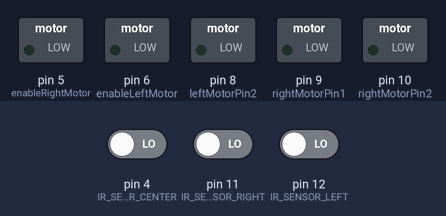
The sketch below on a simulated Arduino Uno, built for the host (arithmetic inside an expression is 32-bit, double 64-bit). Parts: switched loads named in the sketch (green lamp = pin HIGH). Inputs (shaded band) come from the test bench; at power-on: pin 4 (IR_SENSOR_CENTER) LOW, pin 11 (IR_SENSOR_RIGHT) LOW, pin 12 (IR_SENSOR_LEFT) LOW.

Above: at 1.2 s.
1.3 s: pin 4 (IR_SENSOR_CENTER) driven HIGH
At 1.7 s:
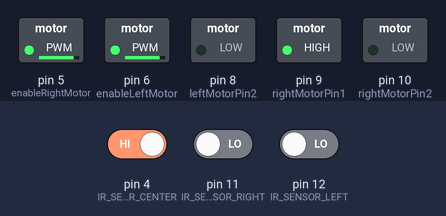
2.8 s: pin 11 (IR_SENSOR_RIGHT) driven HIGH
At 4.0 s:
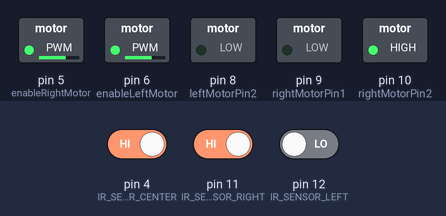
4.3 s: pin 11 (IR_SENSOR_RIGHT) driven LOW
At 5.3 s:
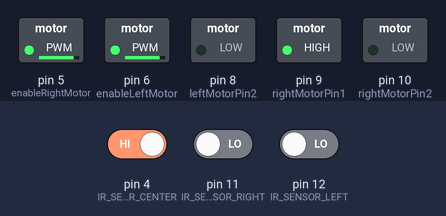
5.9 s: pin 12 (IR_SENSOR_LEFT) driven HIGH
At 6.4 s:
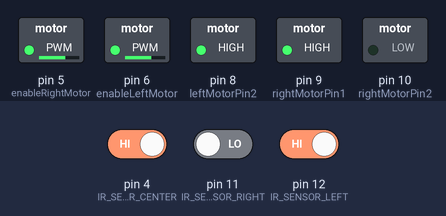
7.4 s: pin 12 (IR_SENSOR_LEFT) driven LOW
At 8.8 s:
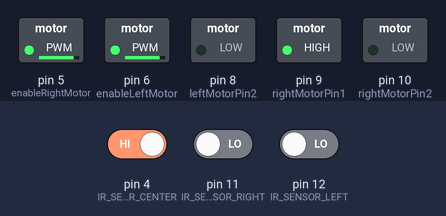
Timing chart, 0 to 10.0 s (numbered marks = the images above; inputs shaded):
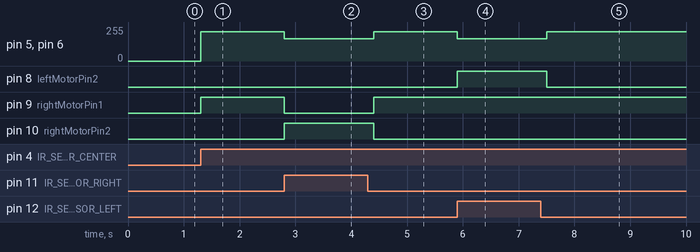

Measured:
- after the input at 1.3 s, pin 5 (enableRightMotor), pin 6 (enableLeftMotor): 0/255 → 220/255 at once; pin 9 (rightMotorPin1): LOW → HIGH at once
- after the input at 2.8 s, pin 5 (enableRightMotor), pin 6 (enableLeftMotor): 220/255 → 168/255 at once; pin 9 (rightMotorPin1): HIGH → LOW at once; pin 10 (rightMotorPin2): LOW → HIGH at once
- after the input at 4.3 s, pin 5 (enableRightMotor), pin 6 (enableLeftMotor): 168/255 → 220/255 after 0.10 s; pin 9 (rightMotorPin1): LOW → HIGH after 0.10 s; pin 10 (rightMotorPin2): HIGH → LOW after 0.10 s
- after the input at 5.9 s, pin 5 (enableRightMotor), pin 6 (enableLeftMotor): 220/255 → 166/255 at once; pin 8 (leftMotorPin2): LOW → HIGH at once
- after the input at 7.4 s, pin 5 (enableRightMotor), pin 6 (enableLeftMotor): 166/255 → 220/255 after 0.10 s; pin 8 (leftMotorPin2): HIGH → LOW after 0.10 s

The sketch:

Line_Follower_PID.ino
```cpp
#define F_CPU 16000000UL  // Set to 16 MHz

#define IR_SENSOR_RIGHT 11
#define IR_SENSOR_LEFT 12
#define IR_SENSOR_CENTER 4
#define LOW_MOTOR_SPEED 190
#define BASE_MOTOR_SPEED 220

//Right motor
int enableRightMotor=5;
int rightMotorPin1=9;
int rightMotorPin2=10;

//Left motor
int enableLeftMotor=6;
int leftMotorPin1=7;
int leftMotorPin2=8;

float Kp=50;
float Ki=0.5;
float Kd=10;
int lastError = 0;
float integral = 0;

int L2 = 0;
int L3 = 0;
int L4 = 0;
int L5 = 0;
int R2 = 0;
int R3 = 0;
int R4 = 0;
int R5 = 0;
int errorcount=0;
int maxcount=3;
int maxtime=500;
unsigned long lasterrortime = 0;

void setup()
{
  //The problem with TT gear motors is that, at very low pwm value it does not even rotate.
  //If we increase the PWM value then it rotates faster and our robot is not controlled in that speed and goes out of line.
  //For that we need to increase the frequency of analogWrite.
  //Below line is important to change the frequency of PWM signal on pin D5 and D6
  //Because of this, motor runs in controlled manner (lower speed) at high PWM value.
  //This sets frequecny as 7812.5 hz.
  TCCR0B = TCCR0B & B11111000 | B00000001; // Set prescaler to 8

  // new lines from here


  TCCR0A = (1 << WGM00) | (1 << WGM01) | (1 << COM0A1); // Fast PWM, clear OC0A on compare match

  // Configure Timer 1 for CTC mode
  TCCR1A = 0; // Normal operation
  TCCR1B = (1 << WGM12) | (1 << CS12); // CTC mode, prescaler = 256

  // Set compare match value for 1-second interval
  OCR1A = 625; // (16MHz / 256) = 625 counts for 1 second

  // Enable Timer 1 Compare Match A interrupt
  TIMSK1 |= (1 << OCIE1A);


  DDRB |= (1 << PD7);  // Set pin 5 as output
  DDRB |= (1 << PD6);  // Set pin 6 as output
  DDRB |= (1 << PD7);  // Set pin 7 as output
  DDRB |= (1 << PB0);  // Set pin 8 as output
  DDRB |= (1 << PB1);  // Set pin 9 as output
  DDRB |= (1 << PB2);  // Set pin 10 as output

  DDRD &= ~((1 << PD4) | (1 << PB3) | (1 << PB4)); // sets pins 4,11,12 as input pins

  // new lines till here


  // put your setup code here, to run once:
//  pinMode(enableRightMotor, OUTPUT);
//  pinMode(rightMotorPin1, OUTPUT);
//  pinMode(rightMotorPin2, OUTPUT);
//
//  pinMode(enableLeftMotor, OUTPUT);
//  pinMode(leftMotorPin1, OUTPUT);
//  pinMode(leftMotorPin2, OUTPUT);
//
//  pinMode(IR_SENSOR_RIGHT, INPUT);
//  pinMode(IR_SENSOR_LEFT, INPUT);
//  pinMode(IR_SENSOR_CENTER, INPUT);

    rotateMotor(0,0);
}


void loop()
{
  int rightIRSensorValue = digitalRead(IR_SENSOR_RIGHT);
  int leftIRSensorValue = digitalRead(IR_SENSOR_LEFT);
  int centerIRSensorValue = digitalRead(IR_SENSOR_CENTER);

  int error = (leftIRSensorValue && !rightIRSensorValue) || (!leftIRSensorValue && rightIRSensorValue);
  int propotional = error;
  integral += error;
  int derivative = error - lastError;

  float correction = constrain((Kp* propotional + Ki* integral + Kd* derivative),0,80) ;
  lastError = error;


  //DIRECTING BOT USING LAST 5 ERRORS
  int E1 = (L5 - R5);

  L5 = L4;
  L4 = L3;
  L3 = L2;
  L2 = leftIRSensorValue;

  R5 = R4;
  R4 = R3;
  R3 = R2;
  R2 = rightIRSensorValue;

  int MOTOR_SPEED = constrain(BASE_MOTOR_SPEED - correction , 160 , 190);

  if ((millis() - lasterrortime < maxtime) && (error = lastError) && error != 0){
    errorcount++;
  }else{
    errorcount = 0;
  }


 if (errorcount > maxcount)
  { MOTOR_SPEED = MOTOR_SPEED;
    delay(800);
  }

  else {
  //If all of the sensors detects black line, then go straight
  if (rightIRSensorValue == HIGH && leftIRSensorValue == HIGH && centerIRSensorValue == HIGH)
  {
    rotateMotor(BASE_MOTOR_SPEED, BASE_MOTOR_SPEED);
  }
  else if (rightIRSensorValue == LOW && leftIRSensorValue == LOW && centerIRSensorValue == HIGH)
  {
    rotateMotor(BASE_MOTOR_SPEED, BASE_MOTOR_SPEED);
  }
  //If right sensor detects black line, then turn right
  else if (rightIRSensorValue == HIGH && leftIRSensorValue == LOW && centerIRSensorValue == LOW)
  {
      rotateMotor(-MOTOR_SPEED , MOTOR_SPEED);
  }
  //If left sensor detects black line, then turn left
  else if (rightIRSensorValue == LOW && leftIRSensorValue == HIGH && centerIRSensorValue == LOW)
  {
      rotateMotor(MOTOR_SPEED , -MOTOR_SPEED);
  }
  //If both the side sensors detect black line, then stop
  else if (rightIRSensorValue == HIGH && leftIRSensorValue == LOW && centerIRSensorValue == HIGH)
  {
    rotateMotor(-MOTOR_SPEED , MOTOR_SPEED);
  }
   else if (rightIRSensorValue == LOW && leftIRSensorValue == HIGH && centerIRSensorValue == HIGH)
  {
    rotateMotor(MOTOR_SPEED , -MOTOR_SPEED);
  }
   else if (rightIRSensorValue == HIGH && leftIRSensorValue == HIGH && centerIRSensorValue == LOW)
  {
    rotateMotor(MOTOR_SPEED*E1 , -MOTOR_SPEED*E1);
  }
}
  // Update the last error time
  lasterrortime = millis();
}

void rotateMotor(int rightMotorSpeed, int leftMotorSpeed)
{

  if (rightMotorSpeed < 0)
  {
    digitalWrite(rightMotorPin1,LOW);
    digitalWrite(rightMotorPin2,HIGH);
  }
  else if (rightMotorSpeed > 0)
  {
    digitalWrite(rightMotorPin1,HIGH);
    digitalWrite(rightMotorPin2,LOW);
  }
  else
  {
    digitalWrite(rightMotorPin1,LOW);
    digitalWrite(rightMotorPin2,LOW);
  }

  if (leftMotorSpeed < 0)
  {
    digitalWrite(leftMotorPin1,LOW);
    digitalWrite(leftMotorPin2,HIGH);
  }
  else if (leftMotorSpeed > 0)
  {
    digitalWrite(leftMotorPin1,HIGH);
    digitalWrite(leftMotorPin2,LOW);
  }
  else
  {
    digitalWrite(leftMotorPin1,LOW);
    digitalWrite(leftMotorPin2,LOW);
  }
  analogWrite(enableRightMotor, abs(rightMotorSpeed));
  analogWrite(enableLeftMotor, abs(leftMotorSpeed));
}
```
